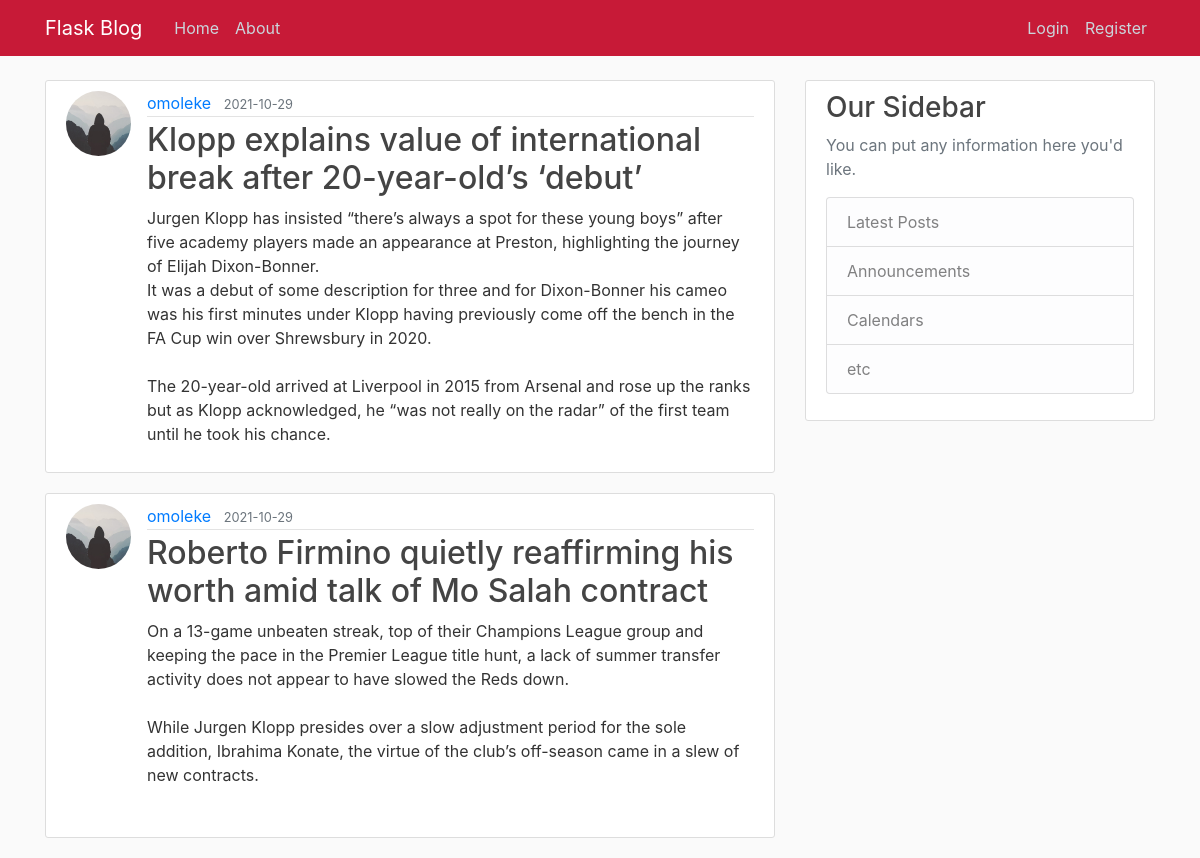
The page /home on the database its author committed.
### flask_blog/models.py (models this page shows, shortened)
class Post(db.Model):
    id = db.Column(db.Integer, primary_key=True)
    title = db.Column(db.String(100), nullable=False)
    date_posted = db.Column(db.DateTime, nullable=False, default=datetime.utcnow)
    content = db.Column(db.Text, nullable=False)
    user_id = db.Column(db.Integer, db.ForeignKey('user.id'), nullable=False)

class User(db.Model,UserMixin):
    id = db.Column(db.Integer, primary_key=True)
    username = db.Column(db.String(20), unique=True, nullable=False)
    email = db.Column(db.String(120), unique=True, nullable=False)
    image_file = db.Column(db.String(20), nullable=False, default='default.jpg')
    password = db.Column(db.String(60), nullable=False)
    posts = db.relationship('Post', backref='author', lazy=True)

### flask_blog/routes.py (the view)
@app.route("/")
@app.route("/home")
def home():
    posts = Post.query.all()
    return render_template('home.html', posts=posts)

### flask_blog/templates/home.html
{% extends "layout.html" %}
{% block content %}
    {% for post in posts %}
        <article class="media content-section">
          <img class="rounded-circle article-img" src="{{ url_for('static', filename='profile_pics/' + post.author.image_file) }}">
          <div class="media-body">
            <div class="article-metadata">
              <a class="mr-2" href="#">{{ post.author.username }}</a>
              <small class="text-muted">{{ post.date_posted.strftime('%Y-%m-%d') }}</small>
            </div>
            <h2><a class="article-title" href="{{ url_for('post', post_id=post.id) }}">{{ post.title }}</a></h2>
            <p class="article-content">{{ post.content }}</p>
          </div>
        </article>
    {% endfor %}
{% endblock content %}

### flask_blog/templates/layout.html (shortened to what this page needs)
<!DOCTYPE html>
<html>
<head>
    <link rel="stylesheet" href="https://maxcdn.bootstrapcdn.com/bootstrap/4.0.0/css/bootstrap.min.css">
    <link rel="stylesheet" type="text/css" href="{{ url_for('static', filename='main.css') }}">
</head>
<body>
    <header class="site-header">
      <nav class="navbar navbar-expand-md navbar-dark bg-steel fixed-top">
        <div class="container">
          <a class="navbar-brand mr-4" href="/">Flask Blog</a>
          <div class="collapse navbar-collapse" id="navbarToggle">
            <div class="navbar-nav mr-auto">
              <a class="nav-item nav-link" href="{{ url_for('home') }}">Home</a>
              <a class="nav-item nav-link" href="{{ url_for('about') }}">About</a>
            </div>
            <div class="navbar-nav">
              {% if current_user.is_authenticated %}
                <a class="nav-item nav-link" href="{{ url_for('new_post') }}">New Post</a>
                <a class="nav-item nav-link" href="{{ url_for('account') }}">Account</a>
                <a class="nav-item nav-link" href="{{ url_for('logout') }}">Logout</a>
              {% else %}
                <a class="nav-item nav-link" href="{{ url_for('login') }}">Login</a>
                <a class="nav-item nav-link" href="{{ url_for('register') }}">Register</a>
              {% endif %}
            </div>
          </div>
        </div>
      </nav>
    </header>
    <main role="main" class="container">
      <div class="row">
        <div class="col-md-8">
          {% block content %}{% endblock %}
        </div>
        <div class="col-md-4">
          <div class="content-section">
            <h3>Our Sidebar</h3>
            <p class='text-muted'>You can put any information here you'd like.
              <ul class="list-group">
                <li class="list-group-item list-group-item-light">Latest Posts</li>
                <li class="list-group-item list-group-item-light">Announcements</li>
                <li class="list-group-item list-group-item-light">Calendars</li>
                <li class="list-group-item list-group-item-light">etc</li>
              </ul>
            </p>
          </div>
        </div>
      </div>
    </main>
</body>
</html>

### flask_blog/static/main.css (style rules this page uses)
body { background: #fafafa; color: #333333; margin-top: 5rem; }
h1, h2, h3, h4, h5, h6 { color: #444444; }
.bg-steel { background-color: #c71a37; }
.site-header .navbar-nav .nav-link { color: #cbd5db; }
.content-section { background: #ffffff; padding: 10px 20px; border: 1px solid #dddddd; border-radius: 3px; margin-bottom: 20px; }
.article-title { color: #444444; }
.article-content { white-space: pre-line; }
.article-img { height: 65px; width: 65px; margin-right: 16px; }
.article-metadata { padding-bottom: 1px; margin-bottom: 4px; border-bottom: 1px solid #e3e3e3 }

### rows shown on the page
Post: image_file (placeholder picture), author.username "omoleke", date_posted "2021-10-29", title "Klopp explains value of international break after 20-year-old’s ‘debut’", content "Jurgen Klopp has insisted “there’s always a spot for these young boys” after five academy players made an appearance at Preston, highlighting the journey of Elijah Dixon-Bonner. It was a debut of some description for three and for Dixon-Bonner his cameo was his first minutes under Klopp having previously come off the bench in the FA Cup win over Shrewsbury in 2020. The 20-year-old arrived at Liverpool in 2015 from Arsenal and rose up the ranks but as Klopp acknowledged, he “was not really on the radar” of the first team until he took his chance."
Post: image_file (placeholder picture), author.username "omoleke", date_posted "2021-10-29", title "Roberto Firmino quietly reaffirming his worth amid talk of Mo Salah contract", content "On a 13-game unbeaten streak, top of their Champions League group and keeping the pace in the Premier League title hunt, a lack of summer transfer activity does not appear to have slowed the Reds down. While Jurgen Klopp presides over a slow adjustment period for the sole addition, Ibrahima Konate, the virtue of the club’s off-season came in a slew of new contracts."
